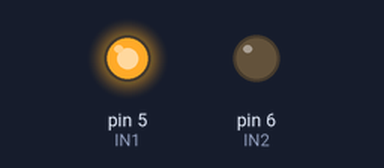
The sketch below on a simulated Arduino Uno, built with avr-gcc and run on an emulated ATmega328P. Shown: output pins drawn as LEDs (lit = HIGH).

Above: at 0.1 s.
Timing chart, 0 to 1.6 s (numbered marks = the images above):
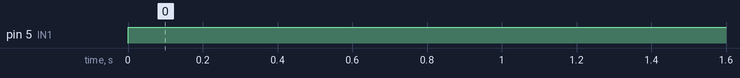

Measured:
- by itself, pin 5 (IN1): LOW → HIGH at 0.00 s

The sketch:

hand_test_code.ino
```cpp
int IN1 = 5;
int IN2 = 6;


void setup() {
  // put your setup code here, to run once:
pinMode(IN1,OUTPUT);
pinMode(IN2,OUTPUT);

}

void loop() {
  // put your main code here, to run repeatedly:
digitalWrite(IN1,HIGH);
digitalWrite(IN2, LOW);

}
```
